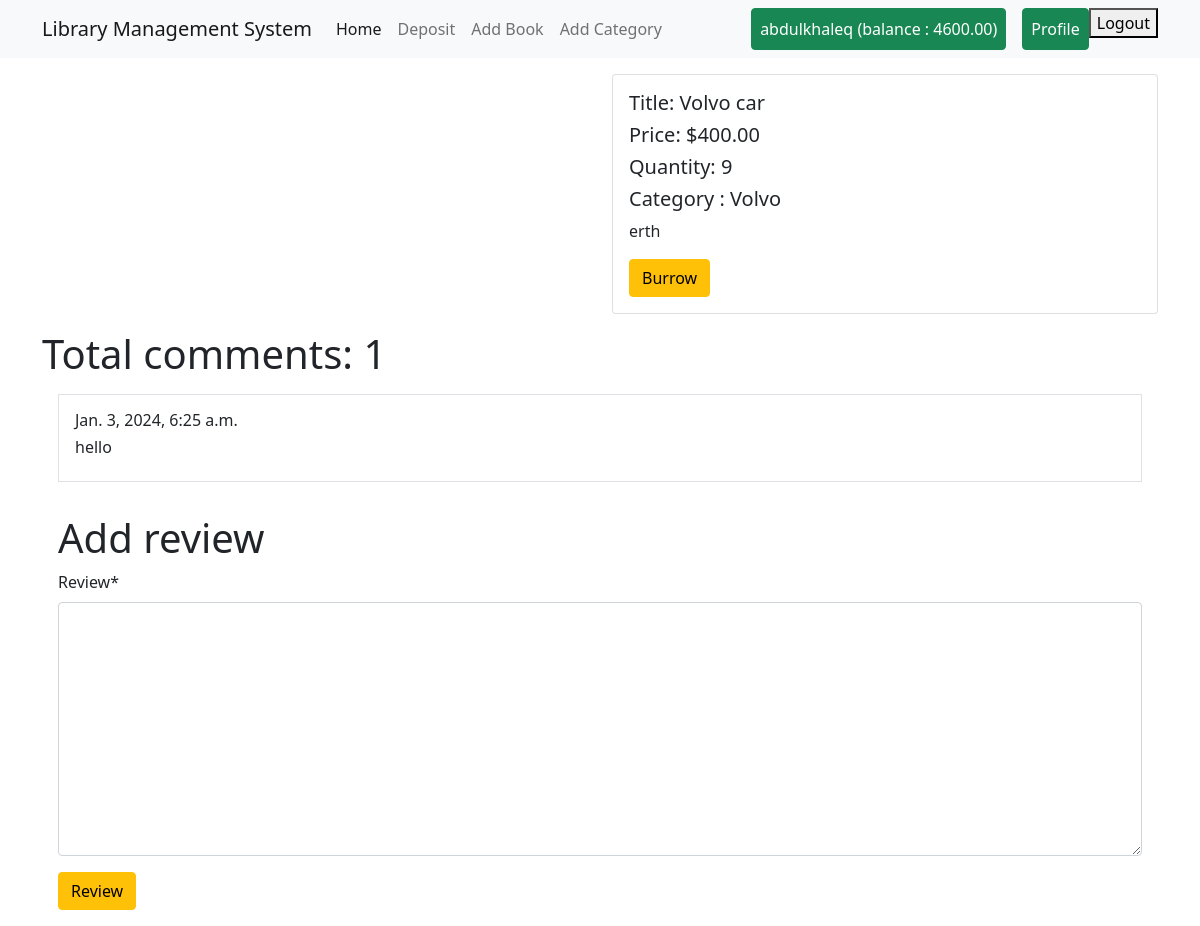
The app's page /book/detail/1 (signed in) with its own data.
### author/models.py (models this page shows, shortened)
class UserModel(models.Model):
    user = models.OneToOneField(User,on_delete=models.CASCADE,null=True,blank=True,related_name='user')
    balance = models.DecimalField(default=0,max_digits=12,decimal_places=2)

### books/models.py (models this page shows, shortened)
class BookModel(models.Model):
    title= models.CharField(max_length=55)
    description = models.TextField()
    image = models.ImageField(upload_to='books/media/uploads/')
    price =models.DecimalField(decimal_places=2, max_digits=10)
    category = models.ForeignKey(CategoriesModel, on_delete=models.CASCADE)
    quantity = models.PositiveBigIntegerField(default=10)

class ReviewModel(models.Model):
    user = models.ForeignKey(User, on_delete=models.CASCADE)
    book = models.ForeignKey(BookModel, on_delete=models.CASCADE)
    review = models.TextField()
    cheated_on = models.DateTimeField(auto_now_add=True)

### categories/models.py (models this page shows, shortened)
class CategoriesModel(models.Model):
    name = models.CharField(max_length=100)

### books/views.py (the view, shortened to what this page needs)
# urls.py: path('detail/<int:pk>', views.BookDetailView.as_view(), name='book_details'),
class BookDetailView(DetailView):
    model = BookModel
    template_name = 'book_details.html'
    def get_context_data(self, **kwargs):
        context = super().get_context_data(**kwargs)
        book = self.get_object()
        context['reviews'] = ReviewModel.objects.filter(book=book)
        try:
            context['review_book'] = BorrowHistoryModel.objects.get(user=self.request.user, book=book)
        except BorrowHistoryModel.DoesNotExist:
            context['review_book'] = None
        context['form'] = ReviewForm()
        return context

### books/forms.py
class ReviewForm(forms.ModelForm):
    class Meta:
        model = ReviewModel
        fields = ['review']

### books/templates/book_details.html (shortened to what this page needs)
{% extends "base.html" %}
{% load static %}
{% load crispy_forms_tags %}
{% block content %}
<div class="container py-3">
  <div class="row">
    <div class="col-6">
    </div>
    <div class="col-6 d-flex align-items-center">
      <div class="card w-100">
        <div class="card-body">
          <h5 class="card-title"> Title: {{object.title}}</h5>
          <h5 class="card-title"> Price: ${{object.price}} </h5>
          <h5 class="card-title"> Quantity: {{object.quantity}}</h5>
          <h5 class="card-title">Category : {{object.category.name}}</h5>
          <p class="card-text">{{object.description}}</p>
          <a href="{%url 'borrow' object.id%}" class="btn btn-warning {% if object.quantity == 0 %} disabled{% endif %}">Burrow</a>
        </div>
      </div>
    </div>
  </div>
</div>
<div class="container">
  <h1>Total comments: {{reviews|length}}</h1>
  {% for review in  reviews%}
  <div class="card-body border m-3">
    <h6>{{request.user.firstname}} {{review.cheated_on}}</h6>
    <h6>{{review.review}}</h6>
  </div>
  {% endfor %}
{% if review_book %}
<div class="card-body">
  <form action="" method="post">
    <h1>Add review</h1>
    {{form|crispy}}
    <button class="btn btn-warning">Review</button>
  </form>
</div>
{% endif %}
</div>
{% endblock content %}

### templates/base.html (shortened to what this page needs)
<!doctype html>
<html lang="en">
  <head>
    <link href="https://cdn.jsdelivr.net/npm/bootstrap@5.0.2/dist/css/bootstrap.min.css" rel="stylesheet">
  </head>
  <body>
<header>
    <nav class="navbar navbar-expand-lg navbar-light bg-light">
        <div class="container">
          <a class="navbar-brand" href="{%url 'homepage'%}">Library Management System</a>
          <div class="collapse navbar-collapse" id="navbarSupportedContent">
            <ul class="navbar-nav me-auto mb-2 mb-lg-0">
              <li class="nav-item">
                <a class="nav-link active" aria-current="page" href="{%url 'homepage'%}">Home</a>
              </li>
              {% if request.user.is_authenticated %}
              <li class="nav-item">
                <a class="nav-link" href="{% url 'deposit'%}">Deposit</a>
              </li>
              <li class="nav-item">
                <a class="nav-link" href="{% url 'add_book'%}">Add Book</a>
              </li>
              <li class="nav-item">
                <a class="nav-link" href="{% url 'add_category'%}">Add Category</a>
              </li>
              {% endif %}
            </ul>
            <div class="d-flex">
                <ul class="navbar-nav me-auto mb-2 mb-lg-0">
                  {% if request.user.is_authenticated %}
                    <li class="nav-item">
                      <span class="nav-link btn btn-success text-white me-3"> {{ request.user.username }} (balance : {{request.user.user.balance}})</span>
                    </li>
                    <li class="nav-item">
                      <a class="nav-link btn btn-success  text-white" href="{% url 'profile'%}">Profile</a>
                    </li>
                    <li class="nav-item">
                      <form action="{% url 'user_logout'%}" method="POST">
                        <button type='submit'>Logout</button>
                      </form>
                    </li>
                    {% endif %}
                  </ul>
            </div>
          </div>
        </div>
      </nav>
</header>
{% block content %}{% endblock content %}
  </body>
</html>

### records on screen
BookModel: title "Volvo car", price "400.00", quantity "9", category.name "Volvo", description "erth"
ReviewModel: cheated_on "Jan. 3, 2024, 6:25 a.m.", review "hello"

### other values on screen
{{ request.user.username }} "abdulkhaleq"
{{ request.user.user.balance }} "4600.00"
{{ reviews|length }} "1"
